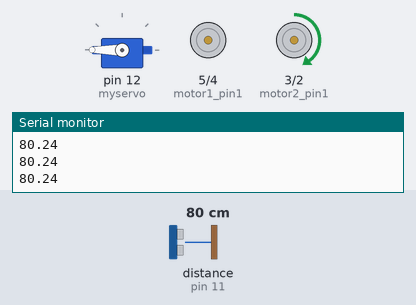
The sketch below on a simulated Arduino Uno, built with avr-gcc and run on an emulated ATmega328P. Shown: servo, motor-driver pin pairs drawn as motors (green arrow = first pin HIGH = forward, orange = second pin HIGH = backward, longer = more drive, scaled by the enable pin), the last lines printed to the serial monitor. Wiring (inferred from the names in the program): ultrasonic range finder: trigger pin 10; echo pin 11. Inputs (shaded band) come from the test bench; at power-on: distance to the obstacle (sensor on pin 11) 80 cm. The echo pulse lasts 58.3 µs per cm.

Above: at 1.2 s.
1.3 s: distance to the obstacle (sensor on pin 11) set to 7 cm
2.8 s: distance to the obstacle (sensor on pin 11) set to 4 cm
At 4.6 s:
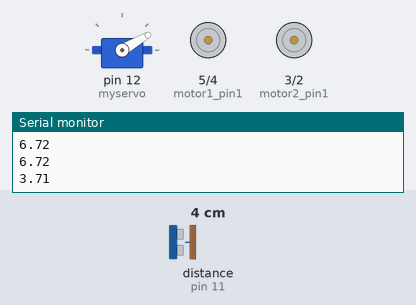
5.8 s: distance to the obstacle (sensor on pin 11) set to 9 cm
At 7.16 s:
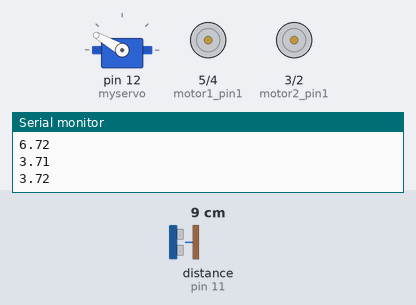
8.7 s: distance to the obstacle (sensor on pin 11) set to 2 cm
At 9.5 s:
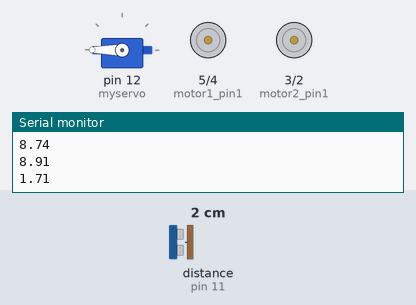
Timing chart, 0 to 12.7 s (numbered marks = the images above; inputs shaded):
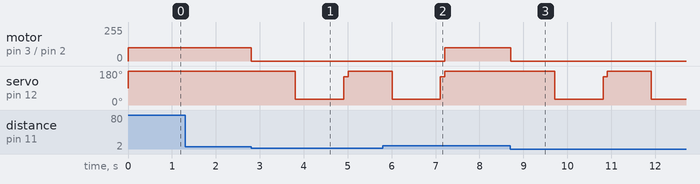

Measured:
- the behaviour switches between 6 and 5 cm on distance to the obstacle (sensor on pin 11) (found by bisection; images 0 and 1)
- after the input at 2.8 s, motor on pin 3 (motor2_pin1) / pin 2 (motor2_pin2): forward 100/255 → stopped at once; servo on pin 12 (myservo): 180° → 30° after 1.0 s, → 150° 1.1 s later, → 180° 0.10 s later
- after the input at 5.8 s, motor on pin 3 (motor2_pin1) / pin 2 (motor2_pin2): stopped → forward 100/255 after 1.4 s; servo on pin 12 (myservo): goes on until 7.2 s, then stays 180°
- after the input at 8.7 s, motor on pin 3 (motor2_pin1) / pin 2 (motor2_pin2): forward 100/255 → stopped at once; servo on pin 12 (myservo): 180° → 30° after 1.0 s, → 150° 1.1 s later, → 180° 0.10 s later, → 30° 1.0 s later

The sketch:

round1.ino
```cpp
#include <Servo.h>
#define motor1_pin1  5
#define motor1_pin2  4
#define motor2_pin1  3
#define motor2_pin2  2
#define ENA  7
#define ENB  6

#define car_speed 100

#define trig  10
#define echo  11

Servo myservo;

void setup() {
  Serial.begin(9600);

  // motors pins

  pinMode(motor1_pin1, OUTPUT);
  pinMode(motor1_pin2, OUTPUT);
  pinMode(motor2_pin1, OUTPUT);
  pinMode(motor2_pin2, OUTPUT);
  pinMode(ENA, OUTPUT);
  pinMode(ENB, OUTPUT);

  // ultrasoinc pins

  pinMode(trig, OUTPUT);
  pinMode(echo, INPUT);

  myservo.attach(12);
  myservo.write(90);
}

void loop() {
  float duration , distance;
  digitalWrite (trig, LOW);
  delayMicroseconds(5);
  digitalWrite (trig, HIGH);
  delayMicroseconds(5);
  digitalWrite (trig, LOW);
  duration = pulseIn(echo, HIGH);
  distance = duration / 29 / 2;
  Serial.println(distance);

  if (distance > 5) {
    myservo.write(180);
    stright();
  }
  else {
    car_stop();
    delay(1000);
    checkRight();
    if (distance > 5) {
      myservo.write(180);
      car_right();
    }
    else {
      car_stop();
      delay(1000);
      checkLeft();
      if (distance > 5){
        myservo.write(180);
        car_left();
      }
      else{
        myservo.write(180);
        backforwd();
      }

    }

  }


}


void stright() {

  analogWrite(ENA , car_speed);
  analogWrite(ENB , car_speed);
  digitalWrite (motor1_pin1 , HIGH);
  digitalWrite (motor1_pin2 , LOW);
  digitalWrite (motor2_pin1 , HIGH);
  digitalWrite (motor2_pin2 , LOW);
}

void backforwd() {

  analogWrite(ENA , car_speed);
  analogWrite(ENB , car_speed);
  digitalWrite (motor1_pin1 , LOW);
  digitalWrite (motor1_pin2 , HIGH);
  digitalWrite (motor2_pin1 , LOW);
  digitalWrite (motor2_pin2 , HIGH);


}

void car_stop() {
  digitalWrite (motor1_pin1 , LOW);
  digitalWrite (motor1_pin2 , LOW);
  digitalWrite (motor2_pin1 , LOW);
  digitalWrite (motor2_pin2 , LOW);
}
void car_left() {

  analogWrite(ENA , car_speed);
  analogWrite(ENB , car_speed);
  digitalWrite (motor1_pin1 , HIGH);
  digitalWrite (motor1_pin2 , LOW);
  digitalWrite (motor2_pin1 , LOW);
  digitalWrite (motor2_pin2 , HIGH);
}
void car_right() {
  analogWrite(ENA , car_speed);
  analogWrite(ENB , car_speed);
  digitalWrite (motor1_pin1 , LOW);
  digitalWrite (motor1_pin2 , HIGH);
  digitalWrite (motor2_pin1 , HIGH);
  digitalWrite (motor2_pin2 , LOW);


}

void checkRight() {
  myservo.write(30);
  delay(100);
}
void checkLeft() {
  myservo.write(150);
  delay(100);
}
```
